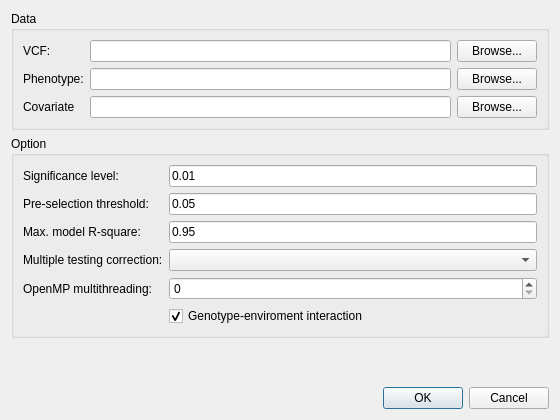
<?xml version="1.0" encoding="UTF-8"?>
<ui version="4.0">
 <class>DialogAssoc</class>
 <widget class="QDialog" name="DialogAssoc">
  <property name="geometry">
   <rect>
    <x>0</x>
    <y>0</y>
    <width>560</width>
    <height>420</height>
   </rect>
  </property>
  <property name="windowTitle">
   <string>Association</string>
  </property>
  <layout class="QVBoxLayout" name="verticalLayout">
   <item>
    <widget class="QGroupBox" name="groupBoxData">
     <property name="title">
      <string>Data</string>
     </property>
     <layout class="QGridLayout" name="gridLayout">
      <item row="0" column="0">
       <widget class="QLabel" name="labelVCF">
        <property name="text">
         <string>VCF:</string>
        </property>
       </widget>
      </item>
      <item row="0" column="1">
       <widget class="QLineEdit" name="lineEditVCF"/>
      </item>
      <item row="0" column="2">
       <widget class="QPushButton" name="pushButtonVCF">
        <property name="text">
         <string>Browse...</string>
        </property>
       </widget>
      </item>
      <item row="1" column="0">
       <widget class="QLabel" name="labelPheno">
        <property name="text">
         <string>Phenotype:</string>
        </property>
       </widget>
      </item>
      <item row="1" column="1">
       <widget class="QLineEdit" name="lineEditPheno"/>
      </item>
      <item row="1" column="2">
       <widget class="QPushButton" name="pushButtonPheno">
        <property name="text">
         <string>Browse...</string>
        </property>
       </widget>
      </item>
      <item row="2" column="0">
       <widget class="QLabel" name="labelCovar">
        <property name="text">
         <string>Covariate</string>
        </property>
       </widget>
      </item>
      <item row="2" column="1">
       <widget class="QLineEdit" name="lineEditCovar"/>
      </item>
      <item row="2" column="2">
       <widget class="QPushButton" name="pushButtonCovar">
        <property name="text">
         <string>Browse...</string>
        </property>
       </widget>
      </item>
     </layout>
    </widget>
   </item>
   <item>
    <widget class="QGroupBox" name="groupBoxOption">
     <property name="title">
      <string>Option</string>
     </property>
     <layout class="QFormLayout" name="formLayout">
      <item row="0" column="0">
       <widget class="QLabel" name="labelAlpha">
        <property name="text">
         <string>Significance level:</string>
        </property>
       </widget>
      </item>
      <item row="0" column="1">
       <widget class="QLineEdit" name="lineEditAlpha">
        <property name="text">
         <string>0.01</string>
        </property>
       </widget>
      </item>
      <item row="1" column="0">
       <widget class="QLabel" name="labelPreselect">
        <property name="text">
         <string>Pre-selection threshold:</string>
        </property>
       </widget>
      </item>
      <item row="1" column="1">
       <widget class="QLineEdit" name="lineEditPreselect">
        <property name="text">
         <string>0.05</string>
        </property>
       </widget>
      </item>
      <item row="2" column="0">
       <widget class="QLabel" name="labelRsq">
        <property name="text">
         <string>Max. model R-square:</string>
        </property>
       </widget>
      </item>
      <item row="2" column="1">
       <widget class="QLineEdit" name="lineEditRsq">
        <property name="text">
         <string>0.95</string>
        </property>
       </widget>
      </item>
      <item row="3" column="0">
       <widget class="QLabel" name="labelMtc">
        <property name="text">
         <string>Multiple testing correction:</string>
        </property>
       </widget>
      </item>
      <item row="3" column="1">
       <widget class="QComboBox" name="comboBoxMtc">
        <item>
         <property name="text">
          <string/>
         </property>
        </item>
        <item>
         <property name="text">
          <string>BON</string>
         </property>
        </item>
        <item>
         <property name="text">
          <string>FDR</string>
         </property>
        </item>
       </widget>
      </item>
      <item row="5" column="1">
       <widget class="QCheckBox" name="checkBoxGxe">
        <property name="text">
         <string>Genotype-enviroment interaction</string>
        </property>
        <property name="checked">
         <bool>true</bool>
        </property>
       </widget>
      </item>
      <item row="4" column="0">
       <widget class="QLabel" name="labelOpenMP">
        <property name="text">
         <string>OpenMP multithreading:</string>
        </property>
       </widget>
      </item>
      <item row="4" column="1">
       <widget class="QSpinBox" name="spinBoxOpenMP">
        <property name="maximum">
         <number>16</number>
        </property>
       </widget>
      </item>
     </layout>
    </widget>
   </item>
   <item>
    <spacer name="verticalSpacer">
     <property name="orientation">
      <enum>Qt::Vertical</enum>
     </property>
     <property name="sizeHint" stdset="0">
      <size>
       <width>20</width>
       <height>40</height>
      </size>
     </property>
    </spacer>
   </item>
   <item>
    <widget class="QDialogButtonBox" name="buttonBox">
     <property name="orientation">
      <enum>Qt::Horizontal</enum>
     </property>
     <property name="standardButtons">
      <set>QDialogButtonBox::Cancel|QDialogButtonBox::Ok</set>
     </property>
    </widget>
   </item>
  </layout>
 </widget>
 <tabstops>
  <tabstop>lineEditVCF</tabstop>
  <tabstop>pushButtonVCF</tabstop>
  <tabstop>lineEditPheno</tabstop>
  <tabstop>pushButtonPheno</tabstop>
  <tabstop>lineEditCovar</tabstop>
  <tabstop>pushButtonCovar</tabstop>
  <tabstop>lineEditAlpha</tabstop>
  <tabstop>lineEditPreselect</tabstop>
  <tabstop>lineEditRsq</tabstop>
  <tabstop>comboBoxMtc</tabstop>
  <tabstop>checkBoxGxe</tabstop>
 </tabstops>
 <resources/>
 <connections>
  <connection>
   <sender>buttonBox</sender>
   <signal>accepted()</signal>
   <receiver>DialogAssoc</receiver>
   <slot>accept()</slot>
   <hints>
    <hint type="sourcelabel">
     <x>248</x>
     <y>254</y>
    </hint>
    <hint type="destinationlabel">
     <x>157</x>
     <y>274</y>
    </hint>
   </hints>
  </connection>
  <connection>
   <sender>buttonBox</sender>
   <signal>rejected()</signal>
   <receiver>DialogAssoc</receiver>
   <slot>reject()</slot>
   <hints>
    <hint type="sourcelabel">
     <x>316</x>
     <y>260</y>
    </hint>
    <hint type="destinationlabel">
     <x>286</x>
     <y>274</y>
    </hint>
   </hints>
  </connection>
 </connections>
</ui>
